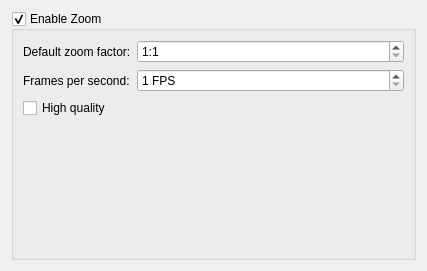
<?xml version="1.0" encoding="UTF-8"?>
<ui version="4.0">
 <class>Zoom</class>
 <widget class="QWidget" name="Zoom">
  <property name="geometry">
   <rect>
    <x>0</x>
    <y>0</y>
    <width>427</width>
    <height>271</height>
   </rect>
  </property>
  <property name="windowTitle">
   <string notr="true"/>
  </property>
  <property name="toolTip">
   <string notr="true"/>
  </property>
  <layout class="QVBoxLayout" name="verticalLayout_2">
   <item>
    <widget class="QGroupBox" name="kcfg_zoomDockEnabled">
     <property name="title">
      <string>Enable Zoom</string>
     </property>
     <property name="checkable">
      <bool>true</bool>
     </property>
     <layout class="QFormLayout" name="formLayout">
      <item row="2" column="0" colspan="2">
       <widget class="QCheckBox" name="kcfg_zoomHighQuality">
        <property name="text">
         <string>High quality</string>
        </property>
       </widget>
      </item>
      <item row="0" column="0">
       <widget class="QLabel" name="label">
        <property name="text">
         <string>Default zoom factor:</string>
        </property>
        <property name="buddy">
         <cstring>kcfg_zoomFactor</cstring>
        </property>
       </widget>
      </item>
      <item row="0" column="1">
       <widget class="KIntSpinBox" name="kcfg_zoomFactor">
        <property name="suffix">
         <string notr="true"/>
        </property>
        <property name="prefix">
         <string notr="true">1:</string>
        </property>
        <property name="minimum">
         <number>1</number>
        </property>
        <property name="maximum">
         <number>5</number>
        </property>
       </widget>
      </item>
      <item row="1" column="0">
       <widget class="QLabel" name="label_2">
        <property name="text">
         <string>Frames per second:</string>
        </property>
        <property name="buddy">
         <cstring>kcfg_zoomFps</cstring>
        </property>
       </widget>
      </item>
      <item row="1" column="1">
       <widget class="KIntSpinBox" name="kcfg_zoomFps">
        <property name="suffix">
         <string notr="true"> FPS</string>
        </property>
        <property name="minimum">
         <number>1</number>
        </property>
        <property name="maximum">
         <number>30</number>
        </property>
       </widget>
      </item>
     </layout>
    </widget>
   </item>
  </layout>
 </widget>
 <customwidgets>
  <customwidget>
   <class>KIntSpinBox</class>
   <extends>QSpinBox</extends>
   <header>knuminput.h</header>
  </customwidget>
 </customwidgets>
 <tabstops>
  <tabstop>kcfg_zoomDockEnabled</tabstop>
  <tabstop>kcfg_zoomFactor</tabstop>
  <tabstop>kcfg_zoomFps</tabstop>
  <tabstop>kcfg_zoomHighQuality</tabstop>
 </tabstops>
 <resources/>
 <connections/>
</ui>
